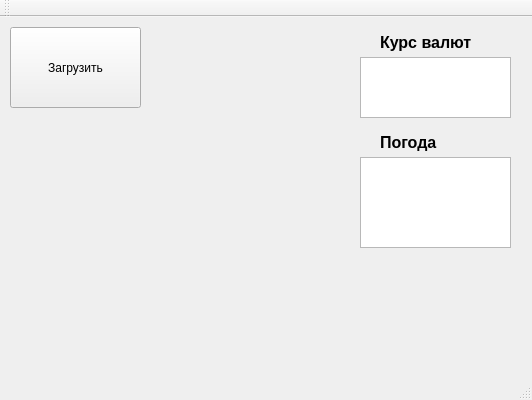
<?xml version="1.0" encoding="UTF-8"?>
<ui version="4.0">
 <class>MainWindow</class>
 <widget class="QMainWindow" name="MainWindow">
  <property name="geometry">
   <rect>
    <x>0</x>
    <y>0</y>
    <width>532</width>
    <height>400</height>
   </rect>
  </property>
  <property name="windowTitle">
   <string>MainWindow</string>
  </property>
  <widget class="QWidget" name="centralWidget">
   <widget class="QPushButton" name="pushButton">
    <property name="geometry">
     <rect>
      <x>10</x>
      <y>10</y>
      <width>131</width>
      <height>81</height>
     </rect>
    </property>
    <property name="text">
     <string>Загрузить</string>
    </property>
   </widget>
   <widget class="QPlainTextEdit" name="plainTextEdit">
    <property name="geometry">
     <rect>
      <x>360</x>
      <y>40</y>
      <width>151</width>
      <height>61</height>
     </rect>
    </property>
    <property name="font">
     <font>
      <weight>75</weight>
      <bold>true</bold>
     </font>
    </property>
   </widget>
   <widget class="QLabel" name="label">
    <property name="geometry">
     <rect>
      <x>380</x>
      <y>10</y>
      <width>111</width>
      <height>31</height>
     </rect>
    </property>
    <property name="font">
     <font>
      <family>Tahoma</family>
      <pointsize>12</pointsize>
      <weight>75</weight>
      <bold>true</bold>
     </font>
    </property>
    <property name="text">
     <string>Курс валют</string>
    </property>
    <property name="textFormat">
     <enum>Qt::AutoText</enum>
    </property>
   </widget>
   <widget class="QLabel" name="label_2">
    <property name="geometry">
     <rect>
      <x>380</x>
      <y>110</y>
      <width>111</width>
      <height>31</height>
     </rect>
    </property>
    <property name="font">
     <font>
      <family>Tahoma</family>
      <pointsize>12</pointsize>
      <weight>75</weight>
      <bold>true</bold>
     </font>
    </property>
    <property name="text">
     <string>Погода</string>
    </property>
    <property name="textFormat">
     <enum>Qt::AutoText</enum>
    </property>
   </widget>
   <widget class="QPlainTextEdit" name="plainTextEdit_2">
    <property name="geometry">
     <rect>
      <x>360</x>
      <y>140</y>
      <width>151</width>
      <height>91</height>
     </rect>
    </property>
    <property name="font">
     <font>
      <pointsize>8</pointsize>
      <weight>75</weight>
      <bold>true</bold>
     </font>
    </property>
   </widget>
  </widget>
  <widget class="QMenuBar" name="menuBar">
   <property name="geometry">
    <rect>
     <x>0</x>
     <y>0</y>
     <width>532</width>
     <height>21</height>
    </rect>
   </property>
  </widget>
  <widget class="QToolBar" name="mainToolBar">
   <attribute name="toolBarArea">
    <enum>TopToolBarArea</enum>
   </attribute>
   <attribute name="toolBarBreak">
    <bool>false</bool>
   </attribute>
  </widget>
  <widget class="QStatusBar" name="statusBar"/>
 </widget>
 <layoutdefault spacing="6" margin="11"/>
 <resources/>
 <connections/>
</ui>
